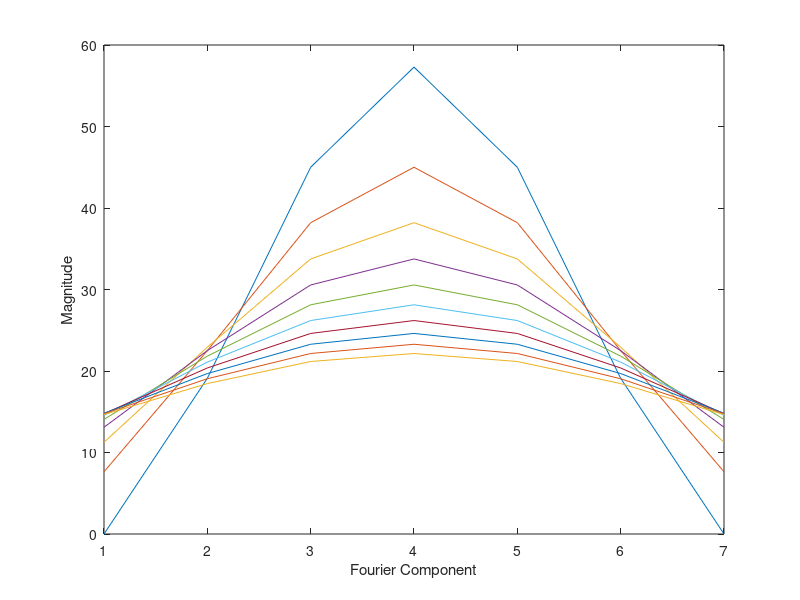

Write the MATLAB code that produced this figure.
preferredOrientations = 0:1:179;
angles = 0:1:179;
k = length(preferredOrientations);
n = length(angles);
x = linspace(0,2*pi,181);
x = x(1:end-1);


%rank 5 approximation rectified sin^2
for exponent = 1:10
	u = max(0,sin(x)).^exponent;
	F = abs(fftshift(fft(u)));
	plot(F(88:94));
	hold on
end
xlabel('Fourier Component');
ylabel('Magnitude');

